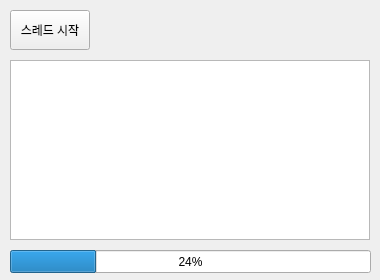
<?xml version="1.0" encoding="UTF-8"?>
<ui version="4.0">
 <class>Form</class>
 <widget class="QWidget" name="Form">
  <property name="geometry">
   <rect>
    <x>0</x>
    <y>0</y>
    <width>380</width>
    <height>280</height>
   </rect>
  </property>
  <property name="sizePolicy">
   <sizepolicy hsizetype="Minimum" vsizetype="Fixed">
    <horstretch>0</horstretch>
    <verstretch>0</verstretch>
   </sizepolicy>
  </property>
  <property name="minimumSize">
   <size>
    <width>360</width>
    <height>280</height>
   </size>
  </property>
  <property name="windowTitle">
   <string>스레드 테스트</string>
  </property>
  <widget class="QPushButton" name="btnStart">
   <property name="geometry">
    <rect>
     <x>10</x>
     <y>10</y>
     <width>80</width>
     <height>40</height>
    </rect>
   </property>
   <property name="text">
    <string>스레드 시작</string>
   </property>
  </widget>
  <widget class="QTextBrowser" name="txbLog">
   <property name="geometry">
    <rect>
     <x>10</x>
     <y>60</y>
     <width>360</width>
     <height>180</height>
    </rect>
   </property>
  </widget>
  <widget class="QProgressBar" name="pgbTask">
   <property name="geometry">
    <rect>
     <x>10</x>
     <y>250</y>
     <width>361</width>
     <height>23</height>
    </rect>
   </property>
   <property name="value">
    <number>24</number>
   </property>
  </widget>
 </widget>
 <resources/>
 <connections/>
</ui>
